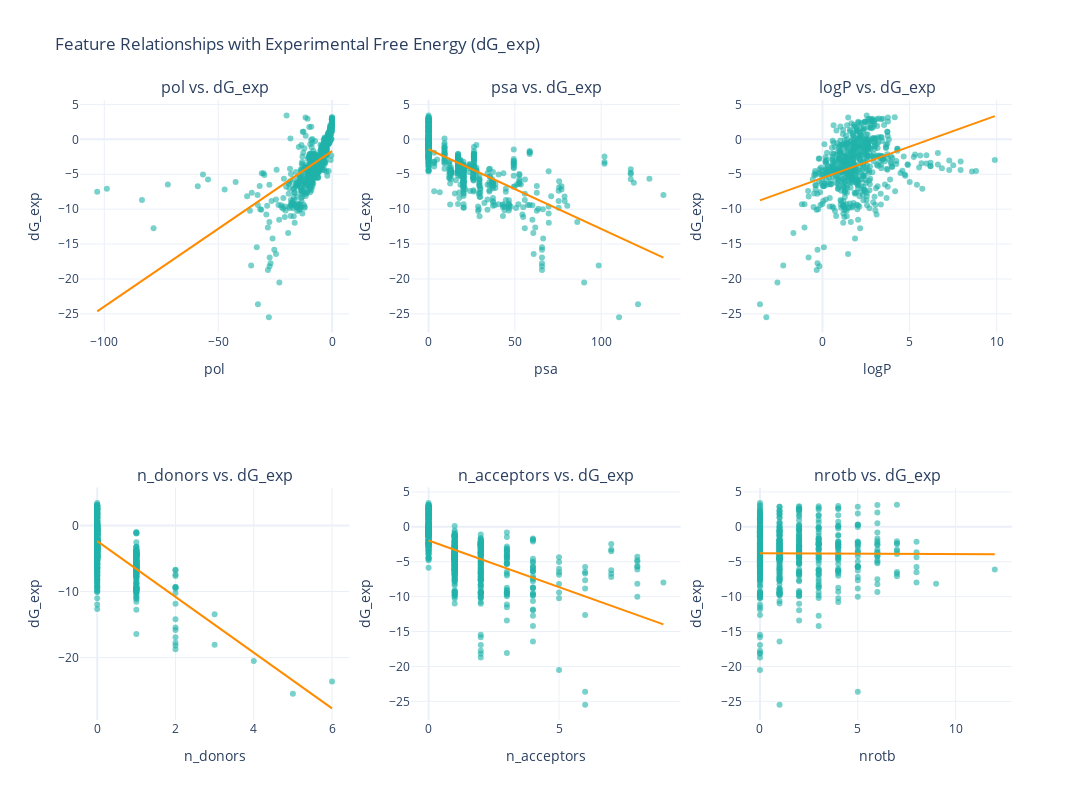

Notebook cell for this chart:
### Code cell
import plotly.graph_objects as go
from plotly.subplots import make_subplots
from sklearn.linear_model import LinearRegression

# List of features to plot against dG_exp
features = ["pol", "psa", "logP", "n_donors", "n_acceptors", "nrotb"]

# Create subplots
fig = make_subplots(
    rows=2,
    cols=3,  # 2 rows, 3 columns
    subplot_titles=[f"{feat} vs. dG_exp" for feat in features],
)

# Add scatter plots and estimator lines for each feature
for i, feat in enumerate(features):
    row = (i // 3) + 1  # Calculate row position
    col = (i % 3) + 1  # Calculate column position

    # Add scatter plot
    fig.add_trace(
        go.Scatter(
            x=df[feat],
            y=df["dG_exp"],
            mode="markers",
            marker=dict(color="lightseagreen", opacity=0.6),
            name=feat,
            showlegend=False,
        ),
        row=row,
        col=col,
    )

    # Add estimator line (linear regression)
    x = df[feat].values.reshape(-1, 1)
    y = df["dG_exp"].values
    model = LinearRegression()
    model.fit(x, y)
    y_pred = model.predict(x)

    fig.add_trace(
        go.Scatter(
            x=df[feat],
            y=y_pred,
            mode="lines",
            line=dict(color="darkorange", width=2),
            name=f"{feat} Estimator",
            showlegend=False,
        ),
        row=row,
        col=col,
    )

# Update layout
fig.update_layout(
    title="Feature Relationships with Experimental Free Energy (dG_exp)",
    template="plotly_white",
    height=800,  # Adjust height for better visibility
    width=1200,  # Adjust width for better visibility
)

# Update axis labels
for i, feat in enumerate(features):
    row = (i // 3) + 1
    col = (i % 3) + 1
    fig.update_xaxes(title_text=feat, row=row, col=col)
    fig.update_yaxes(title_text="dG_exp", row=row, col=col)

# Show plot
fig.show()

### Figure 1 — Plotly figure (JSON) as saved in the notebook; plotly's stock layout.template omitted (floating-point values rounded to 4 significant figures; data arrays with more than 128 entries replaced by an {"elided": "..."} marker saying what was removed)
{"data": [{"marker": {"color": "lightseagreen", "opacity": 0.6}, "mode": "markers", "name": "pol", "showlegend": false, "type": "scatter", "x": {"elided": "643 float values"}, "xaxis": "x", "y": {"elided": "643 float values"}, "yaxis": "y"}, {"line": {"color": "darkorange", "width": 2}, "mode": "lines", "name": "pol Estimator", "showlegend": false, "type": "scatter", "x": {"elided": "643 float values"}, "xaxis": "x", "y": {"elided": "643 float values"}, "yaxis": "y"}, {"marker": {"color": "lightseagreen", "opacity": 0.6}, "mode": "markers", "name": "psa", "showlegend": false, "type": "scatter", "x": {"elided": "643 float values"}, "xaxis": "x2", "y": {"elided": "643 float values"}, "yaxis": "y2"}, {"line": {"color": "darkorange", "width": 2}, "mode": "lines", "name": "psa Estimator", "showlegend": false, "type": "scatter", "x": {"elided": "643 float values"}, "xaxis": "x2", "y": {"elided": "643 float values"}, "yaxis": "y2"}, {"marker": {"color": "lightseagreen", "opacity": 0.6}, "mode": "markers", "name": "logP", "showlegend": false, "type": "scatter", "x": {"elided": "643 float values"}, "xaxis": "x3", "y": {"elided": "643 float values"}, "yaxis": "y3"}, {"line": {"color": "darkorange", "width": 2}, "mode": "lines", "name": "logP Estimator", "showlegend": false, "type": "scatter", "x": {"elided": "643 float values"}, "xaxis": "x3", "y": {"elided": "643 float values"}, "yaxis": "y3"}, {"marker": {"color": "lightseagreen", "opacity": 0.6}, "mode": "markers", "name": "n_donors", "showlegend": false, "type": "scatter", "x": {"elided": "643 int values"}, "xaxis": "x4", "y": {"elided": "643 float values"}, "yaxis": "y4"}, {"line": {"color": "darkorange", "width": 2}, "mode": "lines", "name": "n_donors Estimator", "showlegend": false, "type": "scatter", "x": {"elided": "643 int values"}, "xaxis": "x4", "y": {"elided": "643 float values"}, "yaxis": "y4"}, {"marker": {"color": "lightseagreen", "opacity": 0.6}, "mode": "markers", "name": "n_acceptors", "showlegend": false, "type": "scatter", "x": {"elided": "643 int values"}, "xaxis": "x5", "y": {"elided": "643 float values"}, "yaxis": "y5"}, {"line": {"color": "darkorange", "width": 2}, "mode": "lines", "name": "n_acceptors Estimator", "showlegend": false, "type": "scatter", "x": {"elided": "643 int values"}, "xaxis": "x5", "y": {"elided": "643 float values"}, "yaxis": "y5"}, {"marker": {"color": "lightseagreen", "opacity": 0.6}, "mode": "markers", "name": "nrotb", "showlegend": false, "type": "scatter", "x": {"elided": "643 int values"}, "xaxis": "x6", "y": {"elided": "643 float values"}, "yaxis": "y6"}, {"line": {"color": "darkorange", "width": 2}, "mode": "lines", "name": "nrotb Estimator", "showlegend": false, "type": "scatter", "x": {"elided": "643 int values"}, "xaxis": "x6", "y": {"elided": "643 float values"}, "yaxis": "y6"}], "layout": {"annotations": [{"font": {"size": 16}, "showarrow": false, "text": "pol vs. dG_exp", "x": 0.1444, "xanchor": "center", "xref": "paper", "y": 1, "yanchor": "bottom", "yref": "paper"}, {"font": {"size": 16}, "showarrow": false, "text": "psa vs. dG_exp", "x": 0.5, "xanchor": "center", "xref": "paper", "y": 1, "yanchor": "bottom", "yref": "paper"}, {"font": {"size": 16}, "showarrow": false, "text": "logP vs. dG_exp", "x": 0.8556, "xanchor": "center", "xref": "paper", "y": 1, "yanchor": "bottom", "yref": "paper"}, {"font": {"size": 16}, "showarrow": false, "text": "n_donors vs. dG_exp", "x": 0.1444, "xanchor": "center", "xref": "paper", "y": 0.375, "yanchor": "bottom", "yref": "paper"}, {"font": {"size": 16}, "showarrow": false, "text": "n_acceptors vs. dG_exp", "x": 0.5, "xanchor": "center", "xref": "paper", "y": 0.375, "yanchor": "bottom", "yref": "paper"}, {"font": {"size": 16}, "showarrow": false, "text": "nrotb vs. dG_exp", "x": 0.8556, "xanchor": "center", "xref": "paper", "y": 0.375, "yanchor": "bottom", "yref": "paper"}], "height": 800, "title": {"text": "Feature Relationships with Experimental Free Energy (dG_exp)"}, "width": 1200, "xaxis": {"anchor": "y", "domain": [0, 0.2889], "title": {"text": "pol"}}, "xaxis2": {"anchor": "y2", "domain": [0.3556, 0.6444], "title": {"text": "psa"}}, "xaxis3": {"anchor": "y3", "domain": [0.7111, 1], "title": {"text": "logP"}}, "xaxis4": {"anchor": "y4", "domain": [0, 0.2889], "title": {"text": "n_donors"}}, "xaxis5": {"anchor": "y5", "domain": [0.3556, 0.6444], "title": {"text": "n_acceptors"}}, "xaxis6": {"anchor": "y6", "domain": [0.7111, 1], "title": {"text": "nrotb"}}, "yaxis": {"anchor": "x", "domain": [0.625, 1], "title": {"text": "dG_exp"}}, "yaxis2": {"anchor": "x2", "domain": [0.625, 1], "title": {"text": "dG_exp"}}, "yaxis3": {"anchor": "x3", "domain": [0.625, 1], "title": {"text": "dG_exp"}}, "yaxis4": {"anchor": "x4", "domain": [0, 0.375], "title": {"text": "dG_exp"}}, "yaxis5": {"anchor": "x5", "domain": [0, 0.375], "title": {"text": "dG_exp"}}, "yaxis6": {"anchor": "x6", "domain": [0, 0.375], "title": {"text": "dG_exp"}}}}
